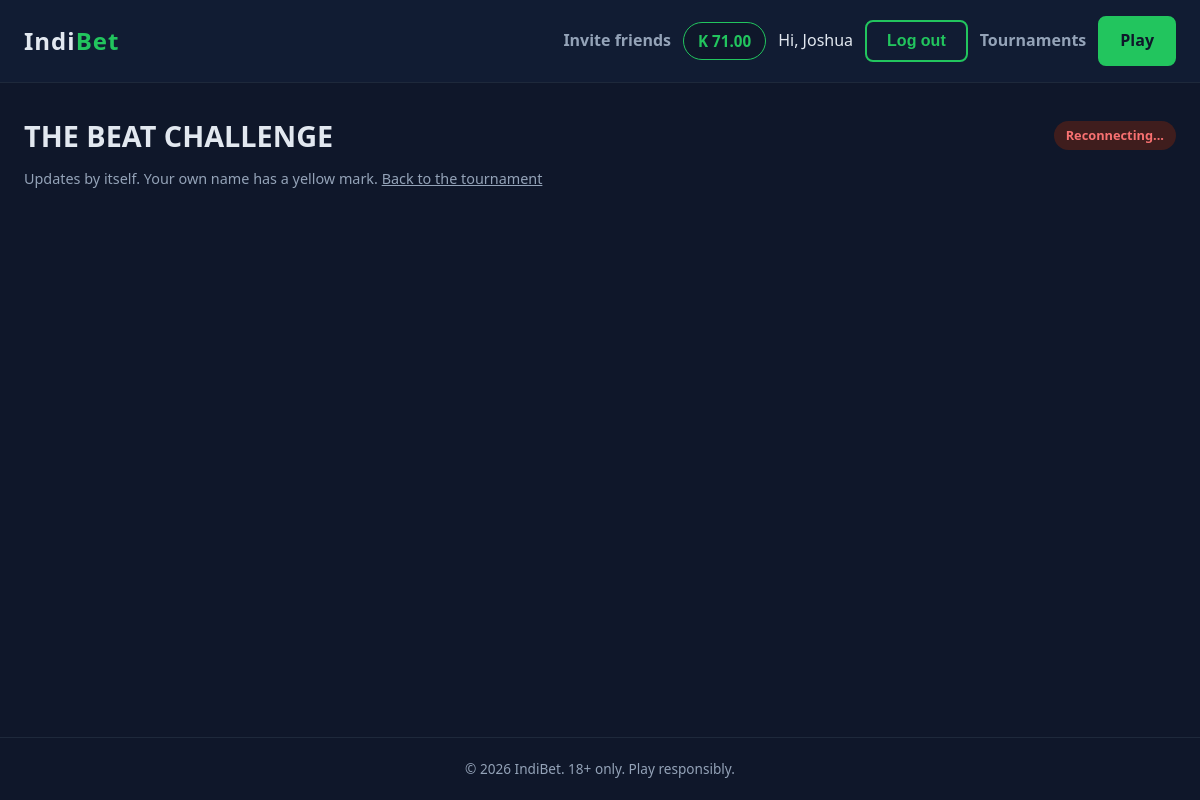
The page /tournaments/2/bracket/ (signed in) on the database its author committed.
### accounts/models.py (models this page shows, shortened)
class User(AbstractUser):
    phone = models.CharField(max_length=20, blank=True)
    date_of_birth = models.DateField(null=True, blank=True)
    referral_code = models.CharField(
        max_length=12, unique=True, null=True, blank=True, editable=False
    )
    referred_by = models.ForeignKey(
        "self",
        null=True,
        blank=True,
        on_delete=models.SET_NULL,
        related_name="referrals",
    )

### wallet/models.py (models this page shows, shortened)
class Wallet(models.Model):
    user = models.OneToOneField(
        settings.AUTH_USER_MODEL,
        on_delete=models.PROTECT,
        related_name="wallet",
    )
    available = models.DecimalField(max_digits=14, decimal_places=2, default=Decimal("0.00"))
    held = models.DecimalField(max_digits=14, decimal_places=2, default=Decimal("0.00"))
    updated_at = models.DateTimeField(auto_now=True)
    class Meta:
        constraints = [
            models.CheckConstraint(
                condition=models.Q(available__gte=0),
                name="wallet_available_gte_0",
            ),
            models.CheckConstraint(
                condition=models.Q(held__gte=0),
                name="wallet_held_gte_0",
            ),
        ]

### tournaments/models.py (models this page shows, shortened)
class Tournament(models.Model):
    class Format(models.TextChoices):
        KNOCKOUT = "knockout", "Knockout (elimination)"
    class Status(models.TextChoices):
        DRAFT = "draft", "Draft (hidden from players)"
        REGISTRATION = "registration", "Registration open"
        RUNNING = "running", "Running"
        FINISHED = "finished", "Finished"
        CANCELLED = "cancelled", "Cancelled"
    class PrizeMode(models.TextChoices):
        GROWING = "growing", "Grows with the number of players"
        FIXED = "fixed", "Fixed amount"
    name = models.CharField(max_length=120)
    description = models.TextField(blank=True)
    game = models.CharField(max_length=20, choices=Match.Game.choices)
    format = models.CharField(max_length=20, choices=Format.choices, default=Format.KNOCKOUT)
    status = models.CharField(
        max_length=15, choices=Status.choices, default=Status.DRAFT, db_index=True
    )
    min_players = models.PositiveIntegerField(
        default=8,
        validators=[MinValueValidator(2)],
        help_text="If fewer players than this enrol, the tournament is cancelled.",
    )
    max_players = models.PositiveIntegerField(
        default=128, validators=[MinValueValidator(2)], help_text="Enrolment closes when this many have joined."
    )
    registration_closes_at = models.DateTimeField()
    starts_at = models.DateTimeField(help_text="When round 1 starts. It must fall inside the daily play window.")
    round_interval_minutes = models.PositiveIntegerField(
        default=120,
        validators=[MinValueValidator(10)],
        help_text="Minutes between the start of one round and the next (60 = hourly, 120 = every two hours).",
    )
    daily_open = models.TimeField(default=time(8, 0), help_text="Play starts each day at this time.")
    daily_close = models.TimeField(
        default=time(20, 0),
        help_text="No round starts after this. Unfinished rounds continue the next day at the opening time.",
    )
    checkin_minutes = models.PositiveSmallIntegerField(
        default=3,
        validators=[MinValueValidator(1), MaxValueValidator(30)],
        help_text="Minutes players have to open their match before they count as absent.",
    )
    entry_fee = models.DecimalField(
        max_digits=14,
        decimal_places=2,
        default=Decimal("0.00"),
        validators=[MinValueValidator(Decimal("0"))],
        help_text="Charged once when a player enrols. 0 = free to enter. With a growing prize, IndiBet keeps "
        "the platform cut of the entry fees and the rest goes into the prize pool. With a fixed prize, "
        "IndiBet keeps all of it.",
    )
    match_fee = models.DecimalField(
        max_digits=14,
        decimal_places=2,
        default=Decimal("1.00"),
        validators=[MinValueValidator(Decimal("0"))],
        help_text="Charged to each player when each of their matches is created. IndiBet keeps all of it. "
        "0 = free matches.",
    )
    required_referrals = models.PositiveSmallIntegerField(
        default=0, help_text="People a player must have referred to enrol. 0 = no referrals needed."
    )
    waive_referrals_at_users = models.PositiveIntegerField(
        null=True,
        blank=True,
        default=10000,
        help_text="Once the platform has this many users, nobody needs referrals any more. Leave empty to never waive.",
    )
    prize_mode = models.CharField(
        max_length=10,
        choices=PrizeMode.choices,
        default=PrizeMode.GROWING,
        help_text="Fixed amount: the prize is the amount below and never changes. "
        "Grows with the number of players: the prize depends on how many enrol.",
    )
    fixed_prize_pool = models.DecimalField(
        max_digits=14,
        decimal_places=2,
        default=Decimal("0.00"),
        validators=[MinValueValidator(Decimal("0"))],
        help_text="USED ONLY FOR A FIXED PRIZE. The total prize money, paid by IndiBet, "
        "no matter how many players enrol.",
    )
    platform_cut_percent = models.PositiveSmallIntegerField(
        default=50,
        validators=[MaxValueValidator(100)],
        help_text="USED ONLY FOR A GROWING PRIZE. % of the ENTRY FEES that IndiBet keeps. "
        "The rest goes into the prize pool. No effect when entry is free.",
    )
    prize_per_player = models.DecimalField(
        max_digits=14,
        decimal_places=2,
        default=Decimal("0.00"),
        validators=[MinValueValidator(Decimal("0"))],
        help_text="USED ONLY FOR A GROWING PRIZE. IndiBet adds this much to the prize pool for every "
        "player enrolled (paid by IndiBet, not by the players).",
    )
    prize_cap = models.DecimalField(
        max_digits=14,
        decimal_places=2,
        null=True,
        blank=True,
        validators=[MinValueValidator(Decimal("0"))],
        help_text="USED ONLY FOR A GROWING PRIZE. The most IndiBet will add from its own pocket "
        "(the amount above). Leave empty for no maximum.",
    )
    share_champion = models.PositiveSmallIntegerField(
        default=40, validators=[MaxValueValidator(100)], help_text="% of the pool for the winner."
    )
    share_runner_up = models.PositiveSmallIntegerField(
        default=20, validators=[MaxValueValidator(100)], help_text="% of the pool for the player who loses the final."
    )
    share_semifinalist = models.PositiveSmallIntegerField(
        default=10,
        validators=[MaxValueValidator(100)],
        help_text="% of the pool for EACH of the 2 players who lose in the semi-finals (round of 4). 0 = no prize.",
    )
    share_quarterfinalist = models.PositiveSmallIntegerField(
        default=5,
        validators=[MaxValueValidator(100)],
        help_text="% of the pool for EACH of the 4 players who lose in the quarter-finals (round of 8). 0 = no prize.",
    )
    bracket = models.JSONField(null=True, blank=True, editable=False)
    final_players = models.PositiveIntegerField(null=True, blank=True, editable=False)
    final_prize_pool = models.DecimalField(
        max_digits=14, decimal_places=2, null=True, blank=True, editable=False
    )
    drawn_at = models.DateTimeField(null=True, blank=True, editable=False)
    created_at = models.DateTimeField(auto_now_add=True)
    class Meta:
        ordering = ["-starts_at"]

### tournaments/views.py (the view)
# urls.py: path("<int:pk>/bracket/", views.bracket_page, name="bracket"),
def bracket_page(request, pk):
    t = get_object_or_404(Tournament.objects.exclude(status=Tournament.Status.DRAFT), pk=pk)
    if not t.bracket:
        return redirect("tournaments:detail", pk=pk)  # nothing to show before the draw
    return render(request, "tournaments/bracket.html", {"t": t})

### tournaments/templates/tournaments/bracket.html (shortened to what this page needs)
{% extends "core/base.html" %}
{% block content %}
<div class="bpage">
    <div class="bhead">
        <h1>{{ t.name }}</h1>
        <span id="live" class="live">Loading...</span>
    </div>
    <p class="hint">Updates by itself. Your own name has a yellow mark. <a href="{% url 'tournaments:detail' t.pk %}" style="text-decoration: underline;">Back to the tournament</a></p>
    <div id="bracket" class="bracket"></div>
</div>
{% endblock %}

### core/templates/core/base.html (shortened to what this page needs)
<!DOCTYPE html>
<html lang="en">
<head>
</head>
<body>
    <header class="navbar">
        <a href="/" class="logo">Indi<span>Bet</span></a>
        <nav class="nav-links">
            {% block nav %}
            {% if user.is_authenticated %}
                <a href="{% url 'accounts:referrals' %}" class="nav-link">Invite friends</a>
                <a href="{% url 'wallet:wallet' %}" class="balance" title="Available balance">K {{ user.wallet.available|floatformat:2 }}</a>
                <span>Hi, {{ user.username }}</span>
                <form method="post" action="{% url 'accounts:logout' %}" style="display:inline;">
                    <button type="submit" class="btn btn-outline" style="font-size:1rem;">Log out</button>
                </form>
            {% else %}
                <a href="{% url 'accounts:login' %}" class="btn btn-outline">Log in</a>
                <a href="{% url 'accounts:signup' %}" class="btn btn-primary">Sign up</a>
            {% endif %}
            {% endblock %}
            <a href="{% url 'tournaments:list' %}" class="nav-link">Tournaments</a>
            <a href="{% url 'matches:lobby' %}" class="btn btn-primary">Play</a>
        </nav>
    </header>
    <main>
        {% block content %}{% endblock %}
    </main>
    <footer>
        <p>&copy; 2026 IndiBet. 18+ only. Play responsibly.</p>
    </footer>
</body>
</html>

### rows shown on the page
User: wallet.available "71.00", username "Joshua"
Tournament: name "THE BEAT CHALLENGE"
